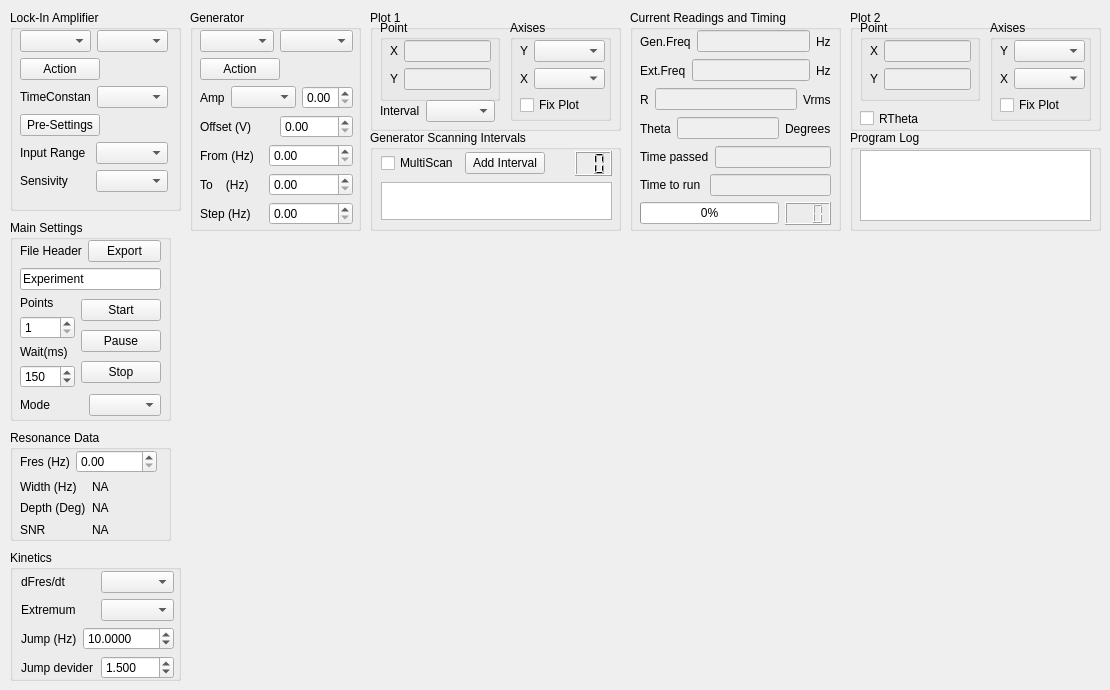
  <widget class="QWidget" name="centralWidget">
   <widget class="QGroupBox" name="groupBoxLockInAmplifier">
    <property name="geometry">
     <rect>
      <x>10</x>
      <y>10</y>
      <width>171</width>
      <height>201</height>
     </rect>
    </property>
    <property name="title">
     <string>Lock-In Amplifier</string>
    </property>
    <widget class="QWidget" name="layoutWidget">
     <property name="geometry">
      <rect>
       <x>10</x>
       <y>20</y>
       <width>148</width>
       <height>176</height>
      </rect>
     </property>
     <layout class="QVBoxLayout" name="verticalLayout">
      <item>
       <layout class="QHBoxLayout" name="horizontalLayout_34">
        <item>
         <widget class="QComboBox" name="comboBoxModelLockInAmplifier"/>
        </item>
        <item>
         <widget class="QComboBox" name="comboBoxSerialPortLockInAmplifier"/>
        </item>
       </layout>
      </item>
      <item>
       <layout class="QHBoxLayout" name="horizontalLayout_3">
        <item>
         <widget class="QPushButton" name="pushButtonActionLockInAmplifier">
          <property name="text">
           <string>Action</string>
          </property>
         </widget>
        </item>
        <item>
         <spacer name="horizontalSpacer_2">
          <property name="orientation">
           <enum>Qt::Horizontal</enum>
          </property>
          <property name="sizeHint" stdset="0">
           <size>
            <width>40</width>
            <height>20</height>
           </size>
          </property>
         </spacer>
        </item>
       </layout>
      </item>
      <item>
       <layout class="QHBoxLayout" name="horizontalLayout_29">
        <item>
         <widget class="QLabel" name="labelTimeConstantLockInAmplifier">
          <property name="text">
           <string>TimeConstant</string>
          </property>
         </widget>
        </item>
        <item>
         <widget class="QComboBox" name="comboBoxTimeConstantLockInAmplifier"/>
        </item>
       </layout>
      </item>
      <item>
       <layout class="QHBoxLayout" name="horizontalLayout_2">
        <item>
         <widget class="QPushButton" name="pushButtonAutoPresettingsLockInAmplifier">
          <property name="text">
           <string>Pre-Settings</string>
          </property>
         </widget>
        </item>
        <item>
         <spacer name="horizontalSpacer_3">
          <property name="orientation">
           <enum>Qt::Horizontal</enum>
          </property>
          <property name="sizeHint" stdset="0">
           <size>
            <width>40</width>
            <height>20</height>
           </size>
          </property>
         </spacer>
        </item>
       </layout>
      </item>
      <item>
       <layout class="QHBoxLayout" name="horizontalLayout_31">
        <item>
         <widget class="QLabel" name="labelInputRangeLockInAmplifier">
          <property name="text">
           <string>Input Range</string>
          </property>
         </widget>
        </item>
        <item>
         <widget class="QComboBox" name="comboBoxInputRangeLockInAmplifier"/>
        </item>
       </layout>
      </item>
      <item>
       <layout class="QHBoxLayout" name="horizontalLayout_32">
        <item>
         <widget class="QLabel" name="labelSensivityLockInAmplifier">
          <property name="text">
           <string>Sensivity</string>
          </property>
         </widget>
        </item>
        <item>
         <widget class="QComboBox" name="comboBoxSensivityLockInAmplifier"/>
        </item>
       </layout>
      </item>
      <item>
       <spacer name="verticalSpacer">
        <property name="orientation">
         <enum>Qt::Vertical</enum>
        </property>
        <property name="sizeHint" stdset="0">
         <size>
          <width>20</width>
          <height>40</height>
         </size>
        </property>
       </spacer>
      </item>
     </layout>
    </widget>
   </widget>
   <widget class="QGroupBox" name="groupBoxGenerator">
    <property name="geometry">
     <rect>
      <x>190</x>
      <y>10</y>
      <width>171</width>
      <height>221</height>
     </rect>
    </property>
    <property name="title">
     <string>Generator</string>
    </property>
    <widget class="QWidget" name="layoutWidget">
     <property name="geometry">
      <rect>
       <x>10</x>
       <y>20</y>
       <width>153</width>
       <height>201</height>
      </rect>
     </property>
     <layout class="QVBoxLayout" name="verticalLayout_2">
      <item>
       <layout class="QHBoxLayout" name="horizontalLayout_16">
        <item>
         <widget class="QComboBox" name="comboBoxModelGenerator"/>
        </item>
        <item>
         <widget class="QComboBox" name="comboBoxSerialPortGenerator"/>
        </item>
       </layout>
      </item>
      <item>
       <layout class="QHBoxLayout" name="horizontalLayout_5">
        <item>
         <widget class="QPushButton" name="pushButtonActionGenerator">
          <property name="text">
           <string>Action</string>
          </property>
         </widget>
        </item>
        <item>
         <spacer name="horizontalSpacer_4">
          <property name="orientation">
           <enum>Qt::Horizontal</enum>
          </property>
          <property name="sizeHint" stdset="0">
           <size>
            <width>40</width>
            <height>20</height>
           </size>
          </property>
         </spacer>
        </item>
       </layout>
      </item>
      <item>
       <layout class="QHBoxLayout" name="horizontalLayout_6">
        <item>
         <widget class="QLabel" name="labelAmplitudeGenerator">
          <property name="text">
           <string>Amp</string>
          </property>
         </widget>
        </item>
        <item>
         <widget class="QComboBox" name="comboBoxAmplitudeUnitGenerator"/>
        </item>
        <item>
         <widget class="QDoubleSpinBox" name="doubleSpinBoxAmplitudeGenerator">
          <property name="maximum">
           <double>5.000000000000000</double>
          </property>
          <property name="singleStep">
           <double>0.100000000000000</double>
          </property>
         </widget>
        </item>
       </layout>
      </item>
      <item>
       <layout class="QHBoxLayout" name="horizontalLayout">
        <item>
         <widget class="QLabel" name="labelOffsetGenerator">
          <property name="text">
           <string>Offset (V) </string>
          </property>
         </widget>
        </item>
        <item>
         <widget class="QDoubleSpinBox" name="doubleSpinBoxOffsetGenerator">
          <property name="maximum">
           <double>5.000000000000000</double>
          </property>
          <property name="singleStep">
           <double>0.100000000000000</double>
          </property>
         </widget>
        </item>
       </layout>
      </item>
      <item>
       <layout class="QHBoxLayout" name="horizontalLayout_17">
        <item>
         <widget class="QLabel" name="labelFrequencyFromGenerator">
          <property name="text">
           <string>From (Hz)</string>
          </property>
         </widget>
        </item>
        <item>
         <widget class="QDoubleSpinBox" name="doubleSpinBoxFrequencyFromGenerator">
          <property name="maximum">
           <double>2000000.000000000000000</double>
          </property>
         </widget>
        </item>
       </layout>
      </item>
      <item>
       <layout class="QHBoxLayout" name="horizontalLayout_18">
        <item>
         <widget class="QLabel" name="labelFrequencyToGenerator">
          <property name="text">
           <string>To    (Hz)</string>
          </property>
         </widget>
        </item>
        <item>
         <widget class="QDoubleSpinBox" name="doubleSpinBoxFrequencyToGenerator">
          <property name="maximum">
           <double>2000000.000000000000000</double>
          </property>
         </widget>
        </item>
       </layout>
      </item>
      <item>
       <layout class="QHBoxLayout" name="horizontalLayout_19">
        <item>
         <widget class="QLabel" name="labelFrequencyStepGenerator">
          <property name="text">
           <string>Step (Hz)</string>
          </property>
         </widget>
        </item>
        <item>
         <widget class="QDoubleSpinBox" name="doubleSpinBoxFrequencyStepGenerator">
          <property name="maximum">
           <double>2000000.000000000000000</double>
          </property>
         </widget>
        </item>
       </layout>
      </item>
      <item>
       <spacer name="verticalSpacer_2">
        <property name="orientation">
         <enum>Qt::Vertical</enum>
        </property>
        <property name="sizeHint" stdset="0">
         <size>
          <width>20</width>
          <height>40</height>
         </size>
        </property>
       </spacer>
      </item>
     </layout>
    </widget>
   </widget>
   <widget class="QGroupBox" name="groupBoxExprimentMainSettings">
    <property name="geometry">
     <rect>
      <x>10</x>
      <y>220</y>
      <width>161</width>
      <height>201</height>
     </rect>
    </property>
    <property name="title">
     <string>Main Settings</string>
    </property>
    <widget class="QWidget" name="layoutWidget">
     <property name="geometry">
      <rect>
       <x>10</x>
       <y>20</y>
       <width>141</width>
       <height>177</height>
      </rect>
     </property>
     <layout class="QVBoxLayout" name="verticalLayout_7">
      <item>
       <layout class="QVBoxLayout" name="verticalLayout_3">
        <item>
         <layout class="QHBoxLayout" name="horizontalLayout_7">
          <item>
           <widget class="QLabel" name="labelExperimentFileHeader">
            <property name="text">
             <string>File Header</string>
            </property>
           </widget>
          </item>
          <item>
           <widget class="QPushButton" name="pushButtonExport">
            <property name="text">
             <string>Export</string>
            </property>
           </widget>
          </item>
         </layout>
        </item>
        <item>
         <widget class="QLineEdit" name="lineEditFileHeader">
          <property name="text">
           <string>Experiment</string>
          </property>
         </widget>
        </item>
       </layout>
      </item>
      <item>
       <layout class="QHBoxLayout" name="horizontalLayout_8">
        <item>
         <layout class="QVBoxLayout" name="verticalLayout_5">
          <item>
           <widget class="QLabel" name="labelExperimentAverageOfPoints">
            <property name="text">
             <string>Points</string>
            </property>
           </widget>
          </item>
          <item>
           <widget class="QSpinBox" name="spinBoxAverageOfPoints">
            <property name="minimum">
             <number>1</number>
            </property>
            <property name="maximum">
             <number>20</number>
            </property>
            <property name="value">
             <number>1</number>
            </property>
           </widget>
          </item>
          <item>
           <widget class="QLabel" name="labelWait">
            <property name="text">
             <string>Wait(ms)</string>
            </property>
           </widget>
          </item>
          <item>
           <widget class="QSpinBox" name="spinBoxWait">
            <property name="maximum">
             <number>500</number>
            </property>
            <property name="value">
             <number>150</number>
            </property>
           </widget>
          </item>
         </layout>
        </item>
        <item>
         <layout class="QVBoxLayout" name="verticalLayout_4">
          <item>
           <widget class="QPushButton" name="pushButtonStart">
            <property name="text">
             <string>Start</string>
            </property>
           </widget>
          </item>
          <item>
           <widget class="QPushButton" name="pushButtonPause">
            <property name="text">
             <string>Pause</string>
            </property>
           </widget>
          </item>
          <item>
           <widget class="QPushButton" name="pushButtonStop">
            <property name="text">
             <string>Stop</string>
            </property>
           </widget>
          </item>
         </layout>
        </item>
       </layout>
      </item>
      <item>
       <layout class="QHBoxLayout" name="horizontalLayout_4">
        <item>
         <widget class="QLabel" name="labelExperimentMode">
          <property name="text">
           <string>Mode</string>
          </property>
         </widget>
        </item>
        <item>
         <widget class="QComboBox" name="comboBoxExperimentMode"/>
        </item>
       </layout>
      </item>
     </layout>
    </widget>
   </widget>
   <widget class="QGroupBox" name="groupBoxPlot_1">
    <property name="geometry">
     <rect>
      <x>370</x>
      <y>10</y>
      <width>251</width>
      <height>121</height>
     </rect>
    </property>
    <property name="title">
     <string>Plot 1</string>
    </property>
    <widget class="QGroupBox" name="groupBoxPoint_1">
     <property name="geometry">
      <rect>
       <x>10</x>
       <y>10</y>
       <width>120</width>
       <height>81</height>
      </rect>
     </property>
     <property name="title">
      <string>Point</string>
     </property>
     <widget class="QWidget" name="layoutWidget_7">
      <property name="geometry">
       <rect>
        <x>10</x>
        <y>20</y>
        <width>101</width>
        <height>52</height>
       </rect>
      </property>
      <layout class="QVBoxLayout" name="verticalLayout_10">
       <item>
        <layout class="QHBoxLayout" name="horizontalLayout_21">
         <item>
          <widget class="QLabel" name="labelPointX_1">
           <property name="text">
            <string>X</string>
           </property>
          </widget>
         </item>
         <item>
          <widget class="QLineEdit" name="lineEditPointX_1">
           <property name="enabled">
            <bool>false</bool>
           </property>
          </widget>
         </item>
        </layout>
       </item>
       <item>
        <layout class="QHBoxLayout" name="horizontalLayout_22">
         <item>
          <widget class="QLabel" name="labelPointY_1">
           <property name="text">
            <string>Y</string>
           </property>
          </widget>
         </item>
         <item>
          <widget class="QLineEdit" name="lineEditPointY_1">
           <property name="enabled">
            <bool>false</bool>
           </property>
          </widget>
         </item>
        </layout>
       </item>
      </layout>
     </widget>
    </widget>
    <widget class="QGroupBox" name="groupBoxAxis_1">
     <property name="geometry">
      <rect>
       <x>140</x>
       <y>10</y>
       <width>101</width>
       <height>101</height>
      </rect>
     </property>
     <property name="title">
      <string>Axises</string>
     </property>
     <widget class="QWidget" name="layoutWidget">
      <property name="geometry">
       <rect>
        <x>10</x>
        <y>20</y>
        <width>85</width>
        <height>75</height>
       </rect>
      </property>
      <layout class="QVBoxLayout" name="verticalLayout_8">
       <item>
        <layout class="QHBoxLayout" name="horizontalLayout_11">
         <item>
          <widget class="QLabel" name="labelYAxis_1">
           <property name="text">
            <string>Y</string>
           </property>
          </widget>
         </item>
         <item>
          <widget class="QComboBox" name="comboBoxYAxisValue_1">
           <property name="sizePolicy">
            <sizepolicy hsizetype="Fixed" vsizetype="Fixed">
             <horstretch>0</horstretch>
             <verstretch>0</verstretch>
            </sizepolicy>
           </property>
          </widget>
         </item>
        </layout>
       </item>
       <item>
        <layout class="QHBoxLayout" name="horizontalLayout_50">
         <item>
          <widget class="QLabel" name="labelXAxis_1">
           <property name="text">
            <string>X</string>
           </property>
          </widget>
         </item>
         <item>
          <widget class="QComboBox" name="comboBoxXAxisValue_1">
           <property name="sizePolicy">
            <sizepolicy hsizetype="Fixed" vsizetype="Fixed">
             <horstretch>0</horstretch>
             <verstretch>0</verstretch>
            </sizepolicy>
           </property>
          </widget>
         </item>
        </layout>
       </item>
       <item>
        <widget class="QCheckBox" name="checkBoxFixPlot_1">
         <property name="text">
          <string>Fix Plot</string>
         </property>
        </widget>
       </item>
      </layout>
     </widget>
    </widget>
    <widget class="QWidget" name="">
     <property name="geometry">
      <rect>
       <x>10</x>
       <y>90</y>
       <width>115</width>
       <height>22</height>
      </rect>
     </property>
     <layout class="QHBoxLayout" name="horizontalLayout_30">
      <item>
       <widget class="QLabel" name="labelSelectInterval">
        <property name="text">
         <string>Interval</string>
        </property>
       </widget>
      </item>
      <item>
       <widget class="QComboBox" name="comboBoxSelectInterval"/>
      </item>
     </layout>
    </widget>
   </widget>
   <widget class="QGroupBox" name="groupBoxCurrentReadingsAndTiming">
    <property name="geometry">
     <rect>
      <x>630</x>
      <y>10</y>
      <width>211</width>
      <height>221</height>
     </rect>
    </property>
    <property name="title">
     <string>Current Readings and Timing</string>
    </property>
    <widget class="QWidget" name="layoutWidget">
     <property name="geometry">
      <rect>
       <x>10</x>
       <y>20</y>
       <width>191</width>
       <height>195</height>
      </rect>
     </property>
     <layout class="QVBoxLayout" name="verticalLayout_9">
      <item>
       <layout class="QHBoxLayout" name="horizontalLayout_12">
        <item>
         <widget class="QLabel" name="labelCurrentReadingsFrequencyGenerator">
          <property name="text">
           <string>Gen.Freq</string>
          </property>
         </widget>
        </item>
        <item>
         <widget class="QLineEdit" name="lineEditCurrentReadingsFrequencyGenerator">
          <property name="enabled">
           <bool>false</bool>
          </property>
         </widget>
        </item>
        <item>
         <widget class="QLabel" name="labelCurrentReadingsFrequencyUnitsGenerator">
          <property name="text">
           <string>Hz</string>
          </property>
         </widget>
        </item>
       </layout>
      </item>
      <item>
       <layout class="QHBoxLayout" name="horizontalLayout_13">
        <item>
         <widget class="QLabel" name="labelCurrentReadingsExternalFrequencyLockInAmplifier">
          <property name="text">
           <string>Ext.Freq</string>
          </property>
         </widget>
        </item>
        <item>
         <widget class="QLineEdit" name="lineEditCurrentReadingsExternalFrequencyLockInAmplifier">
          <property name="enabled">
           <bool>false</bool>
          </property>
         </widget>
        </item>
        <item>
         <widget class="QLabel" name="labelCurrentReadingsExternalFrequencyUnitsLockInAmplifier">
          <property name="text">
           <string>Hz</string>
          </property>
         </widget>
        </item>
       </layout>
      </item>
      <item>
       <layout class="QHBoxLayout" name="horizontalLayout_15">
        <item>
         <widget class="QLabel" name="labelCurrentRFrequencyLockInAmplifier">
          <property name="text">
           <string>R</string>
          </property>
         </widget>
        </item>
        <item>
         <widget class="QLineEdit" name="lineEditCurrentReadingsRLockInAmplifier">
          <property name="enabled">
           <bool>false</bool>
          </property>
         </widget>
        </item>
        <item>
         <widget class="QLabel" name="labelCurrentReadingsRUnitsLockInAmplifier">
          <property name="text">
           <string>Vrms</string>
          </property>
         </widget>
        </item>
       </layout>
      </item>
      <item>
       <layout class="QHBoxLayout" name="horizontalLayout_20">
        <item>
         <widget class="QLabel" name="labelCurrentThetaFrequencyLockInAmplifier">
          <property name="text">
           <string>Theta</string>
          </property>
         </widget>
        </item>
        <item>
         <widget class="QLineEdit" name="lineEditCurrentReadingsThetaLockInAmplifier">
          <property name="enabled">
           <bool>false</bool>
          </property>
         </widget>
        </item>
        <item>
         <widget class="QLabel" name="labelCurrentReadingsThetaUnitsLockInAmplifier">
          <property name="text">
           <string>Degrees</string>
          </property>
         </widget>
        </item>
       </layout>
      </item>
      <item>
       <layout class="QHBoxLayout" name="horizontalLayout_33">
        <item>
         <widget class="QLabel" name="labelTimePassed">
          <property name="text">
           <string>Time passed</string>
          </property>
         </widget>
        </item>
        <item>
         <widget class="QLineEdit" name="lineEditTimePassed">
          <property name="enabled">
           <bool>false</bool>
          </property>
         </widget>
        </item>
       </layout>
      </item>
      <item>
       <layout class="QHBoxLayout" name="horizontalLayout_35">
        <item>
         <widget class="QLabel" name="labelTimeToRun">
          <property name="text">
           <string>Time to run </string>
          </property>
         </widget>
        </item>
        <item>
         <widget class="QLineEdit" name="lineEditTimeToRun">
          <property name="enabled">
           <bool>false</bool>
          </property>
         </widget>
        </item>
       </layout>
      </item>
      <item>
       <layout class="QHBoxLayout" name="horizontalLayout_36">
        <item>
         <widget class="QProgressBar" name="progressBarExperiment">
          <property name="value">
           <number>0</number>
          </property>
         </widget>
        </item>
        <item>
         <widget class="QLCDNumber" name="lcdNumberCurrentRound">
          <property name="digitCount">
           <number>3</number>
          </property>
         </widget>
        </item>
       </layout>
      </item>
     </layout>
    </widget>
   </widget>
   <widget class="QGroupBox" name="groupBoxPlot_2">
    <property name="geometry">
     <rect>
      <x>850</x>
      <y>10</y>
      <width>251</width>
      <height>121</height>
     </rect>
    </property>
    <property name="title">
     <string>Plot 2</string>
    </property>
    <widget class="QGroupBox" name="groupBoxPoint_2">
     <property name="geometry">
      <rect>
       <x>10</x>
       <y>10</y>
       <width>120</width>
       <height>81</height>
      </rect>
     </property>
     <property name="title">
      <string>Point</string>
     </property>
     <widget class="QWidget" name="layoutWidget_8">
      <property name="geometry">
       <rect>
        <x>10</x>
        <y>20</y>
        <width>101</width>
        <height>52</height>
       </rect>
      </property>
      <layout class="QVBoxLayout" name="verticalLayout_11">
       <item>
        <layout class="QHBoxLayout" name="horizontalLayout_23">
         <item>
          <widget class="QLabel" name="labelPointX_2">
           <property name="text">
            <string>X</string>
           </property>
          </widget>
         </item>
         <item>
          <widget class="QLineEdit" name="lineEditPointX_2">
           <property name="enabled">
            <bool>false</bool>
           </property>
          </widget>
         </item>
        </layout>
       </item>
       <item>
        <layout class="QHBoxLayout" name="horizontalLayout_24">
         <item>
          <widget class="QLabel" name="labelPointY_2">
           <property name="text">
            <string>Y</string>
           </property>
          </widget>
         </item>
         <item>
          <widget class="QLineEdit" name="lineEditPointY_2">
           <property name="enabled">
            <bool>false</bool>
           </property>
          </widget>
         </item>
        </layout>
       </item>
      </layout>
     </widget>
    </widget>
    <widget class="QGroupBox" name="groupBoxAxis_2">
     <property name="geometry">
      <rect>
       <x>140</x>
       <y>10</y>
       <width>101</width>
       <height>101</height>
      </rect>
     </property>
     <property name="title">
      <string>Axises</string>
     </property>
     <widget class="QWidget" name="layoutWidget_2">
      <property name="geometry">
       <rect>
        <x>10</x>
        <y>20</y>
        <width>85</width>
        <height>75</height>
       </rect>
      </property>
      <layout class="QVBoxLayout" name="verticalLayout_12">
       <item>
        <layout class="QHBoxLayout" name="horizontalLayout_25">
         <item>
          <widget class="QLabel" name="labelYAxis_2">
           <property name="text">
            <string>Y</string>
           </property>
          </widget>
         </item>
         <item>
          <widget class="QComboBox" name="comboBoxYAxisValue_2">
           <property name="sizePolicy">
            <sizepolicy hsizetype="Fixed" vsizetype="Fixed">
             <horstretch>0</horstretch>
             <verstretch>0</verstretch>
            </sizepolicy>
           </property>
          </widget>
         </item>
        </layout>
       </item>
       <item>
        <layout class="QHBoxLayout" name="horizontalLayout_51">
         <item>
          <widget class="QLabel" name="labelXAxis_2">
           <property name="text">
            <string>X</string>
           </property>
          </widget>
         </item>
         <item>
          <widget class="QComboBox" name="comboBoxXAxisValue_2">
           <property name="sizePolicy">
            <sizepolicy hsizetype="Fixed" vsizetype="Fixed">
             <horstretch>0</horstretch>
             <verstretch>0</verstretch>
            </sizepolicy>
           </property>
          </widget>
         </item>
        </layout>
       </item>
       <item>
        <widget class="QCheckBox" name="checkBoxFixPlot_2">
         <property name="text">
          <string>Fix Plot</string>
         </property>
        </widget>
       </item>
      </layout>
     </widget>
    </widget>
    <widget class="QCheckBox" name="checkBoxKineticsSecondPlotEnableRTheta">
     <property name="geometry">
      <rect>
       <x>10</x>
       <y>100</y>
       <width>70</width>
       <height>17</height>
      </rect>
     </property>
     <property name="text">
      <string>RTheta</string>
     </property>
    </widget>
   </widget>
   <widget class="QCustomPlot" name="customPlot_1" native="true">
    <property name="geometry">
     <rect>
      <x>190</x>
      <y>240</y>
      <width>451</width>
      <height>441</height>
     </rect>
    </property>
   </widget>
   <widget class="QGroupBox" name="groupBoxResonanceData">
    <property name="geometry">
     <rect>
      <x>10</x>
      <y>430</y>
      <width>161</width>
      <height>111</height>
     </rect>
    </property>
    <property name="title">
     <string>Resonance Data</string>
    </property>
    <widget class="QWidget" name="layoutWidget">
     <property name="geometry">
      <rect>
       <x>10</x>
       <y>20</y>
       <width>137</width>
       <height>87</height>
      </rect>
     </property>
     <layout class="QVBoxLayout" name="verticalLayout_13">
      <item>
       <layout class="QHBoxLayout" name="horizontalLayout_44">
        <item>
         <widget class="QLabel" name="labelResonanceFrequency">
          <property name="text">
           <string>Fres (Hz)</string>
          </property>
         </widget>
        </item>
        <item>
         <widget class="QDoubleSpinBox" name="doubleSpinBoxResonanceFrequency">
          <property name="maximum">
           <double>2000000.000000000000000</double>
          </property>
         </widget>
        </item>
       </layout>
      </item>
      <item>
       <layout class="QHBoxLayout" name="horizontalLayout_10">
        <item>
         <widget class="QLabel" name="labelResonanceWidth">
          <property name="text">
           <string>Width (Hz)</string>
          </property>
         </widget>
        </item>
        <item>
         <widget class="QLabel" name="labelResonanceWidthValue">
          <property name="text">
           <string>NA</string>
          </property>
         </widget>
        </item>
       </layout>
      </item>
      <item>
       <layout class="QHBoxLayout" name="horizontalLayout_26">
        <item>
         <widget class="QLabel" name="labelResonanceDepth">
          <property name="text">
           <string>Depth (Deg)</string>
          </property>
         </widget>
        </item>
        <item>
         <widget class="QLabel" name="labelResonanceDepthValue">
          <property name="text">
           <string>NA</string>
          </property>
         </widget>
        </item>
       </layout>
      </item>
      <item>
       <layout class="QHBoxLayout" name="horizontalLayout_9">
        <item>
         <widget class="QLabel" name="labelSNR">
          <property name="text">
           <string>SNR</string>
          </property>
         </widget>
        </item>
        <item>
         <widget class="QLabel" name="labelSNRValue">
          <property name="text">
           <string>NA</string>
          </property>
         </widget>
        </item>
       </layout>
      </item>
     </layout>
    </widget>
   </widget>
   <widget class="QGroupBox" name="groupBoxExperimentKinetics">
    <property name="geometry">
     <rect>
      <x>10</x>
      <y>550</y>
      <width>171</width>
      <height>131</height>
     </rect>
    </property>
    <property name="title">
     <string>Kinetics</string>
    </property>
    <widget class="QWidget" name="layoutWidget">
     <property name="geometry">
      <rect>
       <x>11</x>
       <y>21</y>
       <width>153</width>
       <height>108</height>
      </rect>
     </property>
     <layout class="QVBoxLayout" name="verticalLayout_6">
      <item>
       <layout class="QHBoxLayout" name="horizontalLayout_14">
        <item>
         <widget class="QLabel" name="labelDFresDT">
          <property name="text">
           <string>dFres/dt</string>
          </property>
         </widget>
        </item>
        <item>
         <widget class="QComboBox" name="comboBoxDFresDT"/>
        </item>
       </layout>
      </item>
      <item>
       <layout class="QHBoxLayout" name="horizontalLayout_28">
        <item>
         <widget class="QLabel" name="labelExtremumMode">
          <property name="text">
           <string>Extremum</string>
          </property>
         </widget>
        </item>
        <item>
         <widget class="QComboBox" name="comboBoxExtremumMode"/>
        </item>
       </layout>
      </item>
      <item>
       <layout class="QHBoxLayout" name="horizontalLayout_47">
        <item>
         <widget class="QLabel" name="labelJump">
          <property name="text">
           <string>Jump (Hz)</string>
          </property>
         </widget>
        </item>
        <item>
         <widget class="QDoubleSpinBox" name="doubleSpinBoxJump">
          <property name="decimals">
           <number>4</number>
          </property>
          <property name="maximum">
           <double>2000000.000000000000000</double>
          </property>
          <property name="value">
           <double>10.000000000000000</double>
          </property>
         </widget>
        </item>
       </layout>
      </item>
      <item>
       <layout class="QHBoxLayout" name="horizontalLayout_48">
        <item>
         <widget class="QLabel" name="labelJumpDivider">
          <property name="text">
           <string>Jump devider</string>
          </property>
         </widget>
        </item>
        <item>
         <widget class="QDoubleSpinBox" name="doubleSpinBoxJumpDivider">
          <property name="decimals">
           <number>3</number>
          </property>
          <property name="maximum">
           <double>99.000000000000000</double>
          </property>
          <property name="singleStep">
           <double>0.100000000000000</double>
          </property>
          <property name="value">
           <double>1.500000000000000</double>
          </property>
         </widget>
        </item>
       </layout>
      </item>
     </layout>
    </widget>
   </widget>
   <widget class="QGroupBox" name="groupBoxGeneratorScanningIntervals">
    <property name="enabled">
     <bool>true</bool>
    </property>
    <property name="geometry">
     <rect>
      <x>370</x>
      <y>130</y>
      <width>251</width>
      <height>101</height>
     </rect>
    </property>
    <property name="title">
     <string>Generator Scanning Intervals</string>
    </property>
    <widget class="QTextEdit" name="textEditGeneratorScanningIntervals">
     <property name="geometry">
      <rect>
       <x>11</x>
       <y>52</y>
       <width>231</width>
       <height>38</height>
      </rect>
     </property>
    </widget>
    <widget class="QWidget" name="layoutWidget">
     <property name="geometry">
      <rect>
       <x>11</x>
       <y>21</y>
       <width>231</width>
       <height>25</height>
      </rect>
     </property>
     <layout class="QHBoxLayout" name="horizontalLayout_27">
      <item>
       <widget class="QCheckBox" name="checkBoxMultiIntervalMode">
        <property name="text">
         <string>MultiScan</string>
        </property>
       </widget>
      </item>
      <item>
       <widget class="QPushButton" name="pushButtonGeneratorAddInterval">
        <property name="text">
         <string>Add Interval</string>
        </property>
       </widget>
      </item>
      <item>
       <spacer name="horizontalSpacer">
        <property name="orientation">
         <enum>Qt::Horizontal</enum>
        </property>
        <property name="sizeHint" stdset="0">
         <size>
          <width>40</width>
          <height>20</height>
         </size>
        </property>
       </spacer>
      </item>
      <item>
       <widget class="QLCDNumber" name="lcdNumberCurrentInterval">
        <property name="digitCount">
         <number>2</number>
        </property>
       </widget>
      </item>
     </layout>
    </widget>
   </widget>
   <widget class="QGroupBox" name="groupBoxProgramLog">
    <property name="geometry">
     <rect>
      <x>850</x>
      <y>130</y>
      <width>251</width>
      <height>101</height>
     </rect>
    </property>
    <property name="title">
     <string>Program Log</string>
    </property>
    <widget class="QTextEdit" name="textEditProgramLog">
     <property name="geometry">
      <rect>
       <x>10</x>
       <y>20</y>
       <width>231</width>
       <height>71</height>
      </rect>
     </property>
    </widget>
   </widget>
   <widget class="QCustomPlot" name="customPlot_2" native="true">
    <property name="geometry">
     <rect>
      <x>650</x>
      <y>240</y>
      <width>451</width>
      <height>441</height>
     </rect>
    </property>
   </widget>
  </widget>
